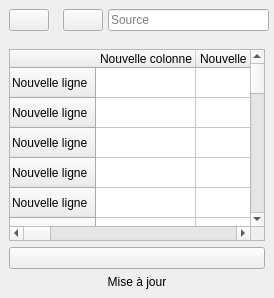
                  <widget class="QWidget" name="page_10">
                   <layout class="QVBoxLayout" name="verticalLayout_33">
                    <property name="spacing">
                     <number>0</number>
                    </property>
                    <property name="leftMargin">
                     <number>0</number>
                    </property>
                    <property name="topMargin">
                     <number>0</number>
                    </property>
                    <property name="rightMargin">
                     <number>0</number>
                    </property>
                    <property name="bottomMargin">
                     <number>0</number>
                    </property>
                    <item alignment="Qt::AlignTop">
                     <widget class="QWidget" name="widget_44" native="true">
                      <layout class="QHBoxLayout" name="horizontalLayout_11">
                       <property name="spacing">
                        <number>0</number>
                       </property>
                       <property name="leftMargin">
                        <number>0</number>
                       </property>
                       <property name="topMargin">
                        <number>0</number>
                       </property>
                       <property name="rightMargin">
                        <number>0</number>
                       </property>
                       <property name="bottomMargin">
                        <number>0</number>
                       </property>
                       <item alignment="Qt::AlignLeft">
                        <widget class="QWidget" name="widget_45" native="true">
                         <layout class="QVBoxLayout" name="verticalLayout_34" stretch="0">
                          <property name="spacing">
                           <number>9</number>
                          </property>
                          <property name="leftMargin">
                           <number>9</number>
                          </property>
                          <property name="topMargin">
                           <number>9</number>
                          </property>
                          <property name="rightMargin">
                           <number>9</number>
                          </property>
                          <property name="bottomMargin">
                           <number>9</number>
                          </property>
                          <item>
                           <widget class="QPushButton" name="EnregistrerRTVS_2">
                            <property name="toolTip">
                             <string>Nouvel Enregistrement</string>
                            </property>
                            <property name="text">
                             <string/>
                            </property>
                            <property name="icon">
                             <iconset resource="../Utilisateur/resources.qrc">
                              <normaloff>:/icons/icons/file-plus.svg</normaloff>:/icons/icons/file-plus.svg</iconset>
                            </property>
                            <property name="iconSize">
                             <size>
                              <width>24</width>
                              <height>24</height>
                             </size>
                            </property>
                           </widget>
                          </item>
                         </layout>
                        </widget>
                       </item>
                       <item>
                        <widget class="QWidget" name="widget_46" native="true">
                         <property name="sizePolicy">
                          <sizepolicy hsizetype="Expanding" vsizetype="Preferred">
                           <horstretch>0</horstretch>
                           <verstretch>0</verstretch>
                          </sizepolicy>
                         </property>
                         <layout class="QHBoxLayout" name="horizontalLayout_47">
                          <property name="spacing">
                           <number>0</number>
                          </property>
                          <property name="leftMargin">
                           <number>0</number>
                          </property>
                          <property name="topMargin">
                           <number>0</number>
                          </property>
                          <property name="rightMargin">
                           <number>0</number>
                          </property>
                          <property name="bottomMargin">
                           <number>0</number>
                          </property>
                          <item>
                           <widget class="QWidget" name="SourcesWidget_2" native="true">
                            <layout class="QHBoxLayout" name="horizontalLayout_48">
                             <property name="spacing">
                              <number>5</number>
                             </property>
                             <property name="leftMargin">
                              <number>5</number>
                             </property>
                             <property name="topMargin">
                              <number>5</number>
                             </property>
                             <property name="rightMargin">
                              <number>5</number>
                             </property>
                             <property name="bottomMargin">
                              <number>5</number>
                             </property>
                             <item>
                              <widget class="QPushButton" name="pushButton_22">
                               <property name="toolTip">
                                <string>Recherche</string>
                               </property>
                               <property name="text">
                                <string/>
                               </property>
                               <property name="icon">
                                <iconset resource="../Utilisateur/resources.qrc">
                                 <normaloff>:/icons/icons/search.svg</normaloff>:/icons/icons/search.svg</iconset>
                               </property>
                               <property name="iconSize">
                                <size>
                                 <width>24</width>
                                 <height>24</height>
                                </size>
                               </property>
                              </widget>
                             </item>
                             <item>
                              <widget class="QLineEdit" name="lineEdit_24">
                               <property name="toolTip">
                                <string>recherche par la source</string>
                               </property>
                               <property name="inputMask">
                                <string/>
                               </property>
                               <property name="text">
                                <string/>
                               </property>
                               <property name="placeholderText">
                                <string>Source</string>
                               </property>
                              </widget>
                             </item>
                            </layout>
                           </widget>
                          </item>
                         </layout>
                        </widget>
                       </item>
                      </layout>
                     </widget>
                    </item>
                    <item>
                     <widget class="QWidget" name="widget_3" native="true">
                      <property name="sizePolicy">
                       <sizepolicy hsizetype="Preferred" vsizetype="Expanding">
                        <horstretch>0</horstretch>
                        <verstretch>0</verstretch>
                       </sizepolicy>
                      </property>
                      <layout class="QVBoxLayout" name="verticalLayout_12">
                       <item>
                        <widget class="QTableWidget" name="tableWidget">
                         <row>
                          <property name="text">
                           <string>Nouvelle ligne</string>
                          </property>
                         </row>
                         <row>
                          <property name="text">
                           <string>Nouvelle ligne</string>
                          </property>
                         </row>
                         <row>
                          <property name="text">
                           <string>Nouvelle ligne</string>
                          </property>
                         </row>
                         <row>
                          <property name="text">
                           <string>Nouvelle ligne</string>
                          </property>
                         </row>
                         <row>
                          <property name="text">
                           <string>Nouvelle ligne</string>
                          </property>
                         </row>
                         <row>
                          <property name="text">
                           <string>Nouvelle ligne</string>
                          </property>
                         </row>
                         <row>
                          <property name="text">
                           <string>Nouvelle ligne</string>
                          </property>
                         </row>
                         <row>
                          <property name="text">
                           <string>Nouvelle ligne</string>
                          </property>
                         </row>
                         <row>
                          <property name="text">
                           <string>Nouvelle ligne</string>
                          </property>
                         </row>
                         <row>
                          <property name="text">
                           <string>Nouvelle ligne</string>
                          </property>
                         </row>
                         <row>
                          <property name="text">
                           <string>Nouvelle ligne</string>
                          </property>
                         </row>
                         <row>
                          <property name="text">
                           <string>Nouvelle ligne</string>
                          </property>
                         </row>
                         <row>
                          <property name="text">
                           <string>Nouvelle ligne</string>
                          </property>
                         </row>
                         <row>
                          <property name="text">
                           <string>Nouvelle ligne</string>
                          </property>
                         </row>
                         <row>
                          <property name="text">
                           <string>Nouvelle ligne</string>
                          </property>
                         </row>
                         <row>
                          <property name="text">
                           <string>Nouvelle ligne</string>
                          </property>
                         </row>
                         <row>
                          <property name="text">
                           <string>Nouvelle ligne</string>
                          </property>
                         </row>
                         <row>
                          <property name="text">
                           <string>Nouvelle ligne</string>
                          </property>
                         </row>
                         <row>
                          <property name="text">
                           <string>Nouvelle ligne</string>
                          </property>
                         </row>
                         <row>
                          <property name="text">
                           <string>Nouvelle ligne</string>
                          </property>
                         </row>
                         <row>
                          <property name="text">
                           <string>Nouvelle ligne</string>
                          </property>
                         </row>
                         <row>
                          <property name="text">
                           <string>Nouvelle ligne</string>
                          </property>
                         </row>
                         <row>
                          <property name="text">
                           <string>Nouvelle ligne</string>
                          </property>
                         </row>
                         <row>
                          <property name="text">
                           <string>Nouvelle ligne</string>
                          </property>
                         </row>
                         <row>
                          <property name="text">
                           <string>Nouvelle ligne</string>
                          </property>
                         </row>
                         <column>
                          <property name="text">
                           <string>Nouvelle colonne</string>
                          </property>
                         </column>
                         <column>
                          <property name="text">
                           <string>Nouvelle colonne</string>
                          </property>
                         </column>
                         <column>
                          <property name="text">
                           <string>Nouvelle colonne</string>
                          </property>
                         </column>
                         <column>
                          <property name="text">
                           <string>Nouvelle colonne</string>
                          </property>
                         </column>
                         <column>
                          <property name="text">
                           <string>Nouvelle colonne</string>
                          </property>
                         </column>
                         <column>
                          <property name="text">
                           <string>Nouvelle colonne</string>
                          </property>
                         </column>
                         <column>
                          <property name="text">
                           <string>Nouvelle colonne</string>
                          </property>
                         </column>
                         <column>
                          <property name="text">
                           <string>Nouvelle colonne</string>
                          </property>
                         </column>
                         <column>
                          <property name="text">
                           <string>Nouvelle colonne</string>
                          </property>
                         </column>
                         <column>
                          <property name="text">
                           <string>Nouvelle colonne</string>
                          </property>
                         </column>
                         <column>
                          <property name="text">
                           <string>Nouvelle colonne</string>
                          </property>
                         </column>
                         <column>
                          <property name="text">
                           <string>Nouvelle colonne</string>
                          </property>
                         </column>
                         <column>
                          <property name="text">
                           <string>Nouvelle colonne</string>
                          </property>
                         </column>
                         <column>
                          <property name="text">
                           <string>Nouvelle colonne</string>
                          </property>
                         </column>
                         <column>
                          <property name="text">
                           <string>Nouvelle colonne</string>
                          </property>
                         </column>
                         <column>
                          <property name="text">
                           <string>Nouvelle colonne</string>
                          </property>
                         </column>
                         <column>
                          <property name="text">
                           <string>Nouvelle colonne</string>
                          </property>
                         </column>
                         <column>
                          <property name="text">
                           <string>Nouvelle colonne</string>
                          </property>
                         </column>
                         <column>
                          <property name="text">
                           <string>Nouvelle colonne</string>
                          </property>
                         </column>
                        </widget>
                       </item>
                       <item>
                        <widget class="QPushButton" name="pushButton_4">
                         <property name="text">
                          <string/>
                         </property>
                         <property name="icon">
                          <iconset resource="../Utilisateur/resources.qrc">
                           <normaloff>:/icons/icons/loader.svg</normaloff>:/icons/icons/loader.svg</iconset>
                         </property>
                         <property name="iconSize">
                          <size>
                           <width>24</width>
                           <height>24</height>
                          </size>
                         </property>
                        </widget>
                       </item>
                       <item>
                        <widget class="QLabel" name="label_7">
                         <property name="text">
                          <string>Mise à jour</string>
                         </property>
                         <property name="alignment">
                          <set>Qt::AlignCenter</set>
                         </property>
                        </widget>
                       </item>
                      </layout>
                     </widget>
                    </item>
                   </layout>
                  </widget>
